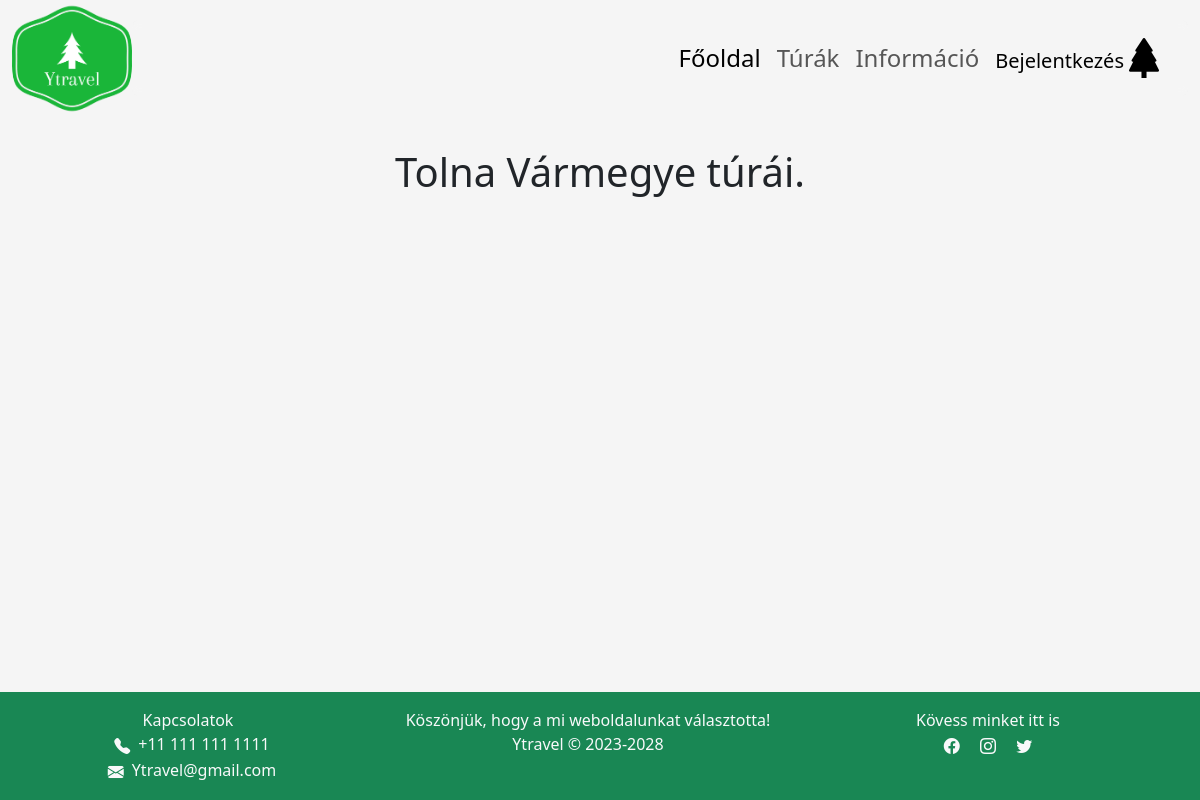
The app's page /frontend/turakInfo.php?idx=2, older data.
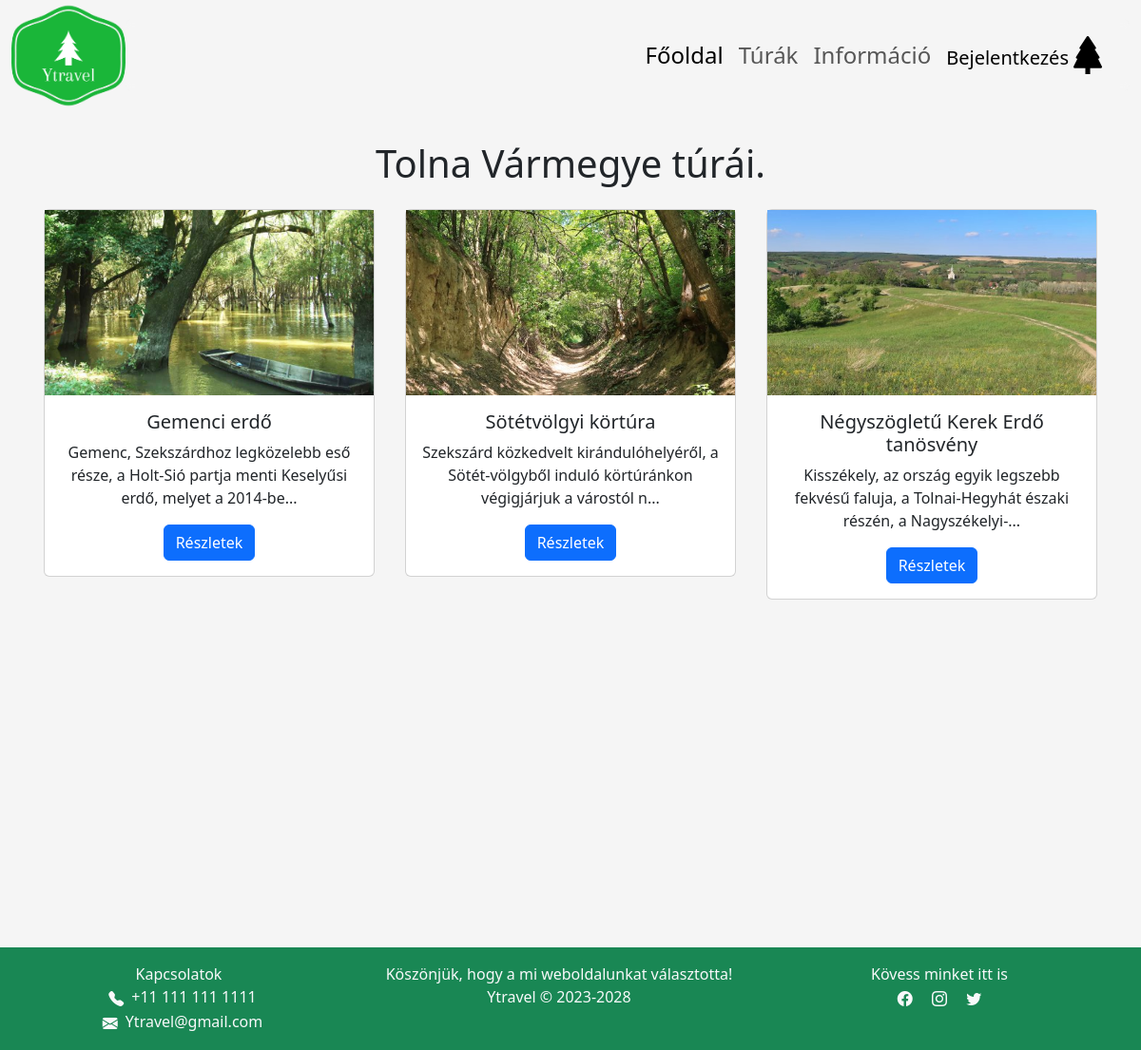
The same page, newer data.
### tables this page shows
CREATE TABLE `megye` (
  `id` int(11) NOT NULL,
  `megye_nev` text NOT NULL,
  `turak_szama` int(100) NOT NULL,
  `megye_felkapottsag` int(100) NOT NULL,
  `megye_kep_nev` varchar(100) NOT NULL
);

CREATE TABLE `turak` (
  `id` int(11) NOT NULL,
  `tura_nev` text NOT NULL,
  `tura_hossza` float(100,1) NOT NULL,
  `tura_nehezseg` int(100) NOT NULL,
  `tura_felkapottsag` int(100) NOT NULL,
  `megye_id` int(100) NOT NULL,
  `tura_kep_nev` varchar(111) NOT NULL
);

### server/classes.php (the view, shortened to what this page needs)
<?php
class Turak
{
    public mysqli $csatlakozas;
    function __construct()
    {
        $this->csatlakozas = new mysqli("localhost", "root", "", "turazas");
    }
    function Turakiiras($megyeid)
    {
        $tartatlom = "";
        $belepes = $this->csatlakozas->query("SELECT *, SUBSTRING(tura_leiras.tura_szoveg,1,100) AS turaSzoveg from turak INNER JOIN tura_leiras ON turak.id = tura_leiras.id where megye_id = '" . $megyeid . "'");
        while ($adat = $belepes->fetch_assoc()) {
            $tartatlom .= '
            <div class="col-md-4 p-3">
                <div class="card">
                    <img src=../kepektura/' . $adat["tura_kep_nev"] . '.jpg class = "img-fluid" " style="aspect-ratio: 16 / 9; object-fit: cover;">
                    <div class = "card-body">
                        <h5 class="card-title">' . $adat["tura_nev"] . '</h5>
                        <p>'.$adat["turaSzoveg"].'...</p>
                        <a href="../frontend/turaLeiras.php?tura_id=' . $adat["id"] . '" class="btn btn-primary">Részletek</a>
                    </div>
                </div>
            </div>
            ';
        }
        print($tartatlom);
    }
    function turaCim($id){
        $cim = $this->csatlakozas->query("SELECT * FROM megye WHERE id = ".$id."");
        while($adat = $cim->fetch_assoc()){
            print $adat["megye_nev"];
        }
    }
}
?>

Row changes from the older to the newer data that the page shows:
added turak: tura_kep_nev (picture), tura_nev "Gemenci erdő", turaSzoveg "Gemenc, Szekszárdhoz legközelebb eső része, a Holt-Sió partja menti Keselyűsi erdő, melyet a 2014-be"
added turak: tura_kep_nev (picture), tura_nev "Sötétvölgyi körtúra", turaSzoveg "Szekszárd közkedvelt kirándulóhelyéről, a Sötét-völgyből induló körtúránkon végigjárjuk a várostól n"
added turak: tura_kep_nev (picture), tura_nev "Négyszögletű Kerek Erdő tanösvény", turaSzoveg "Kisszékely, az ország egyik legszebb fekvésű faluja, a Tolnai-Hegyhát északi részén, a Nagyszékelyi-"
